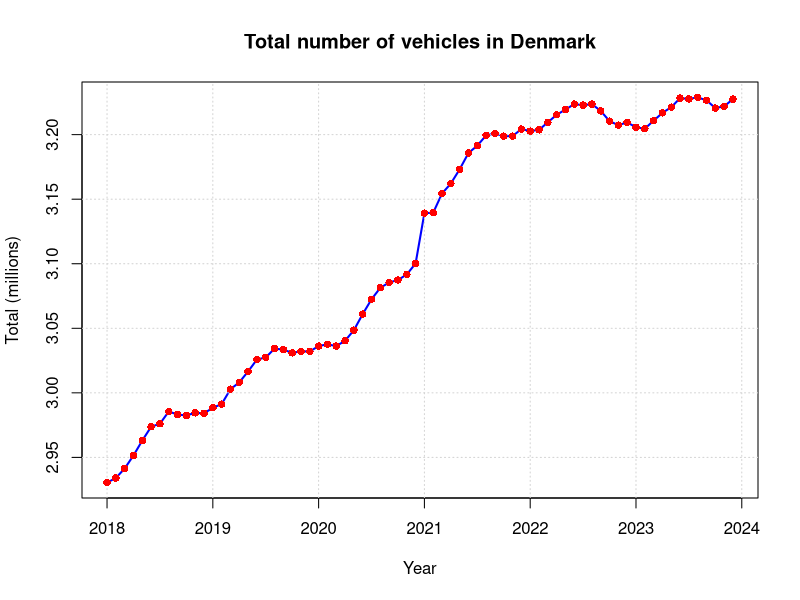
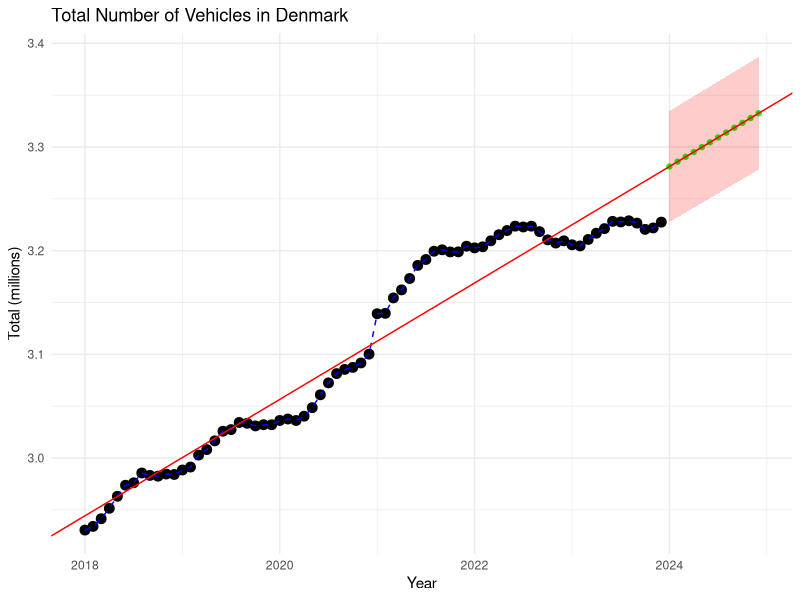
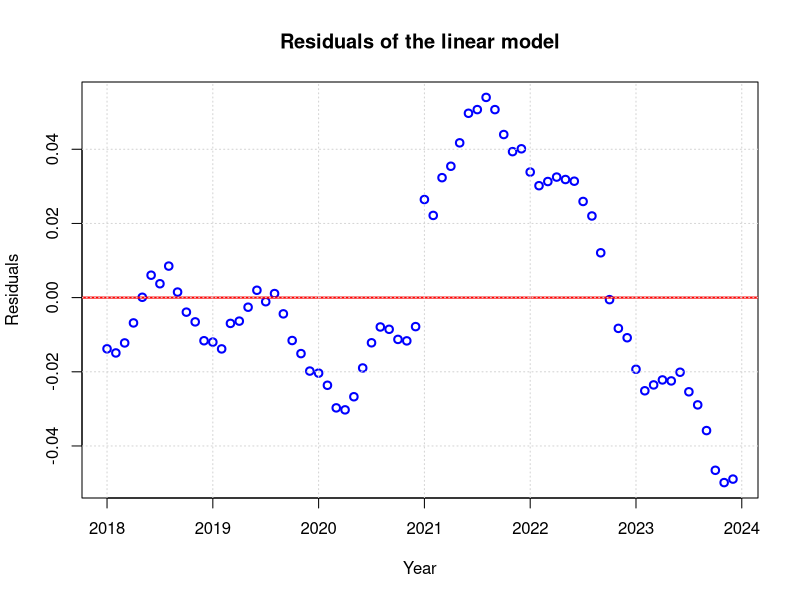
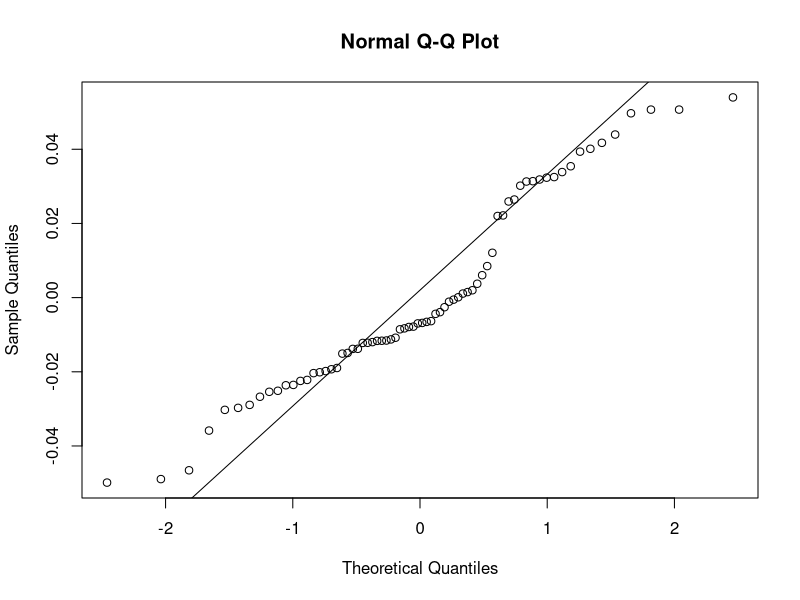
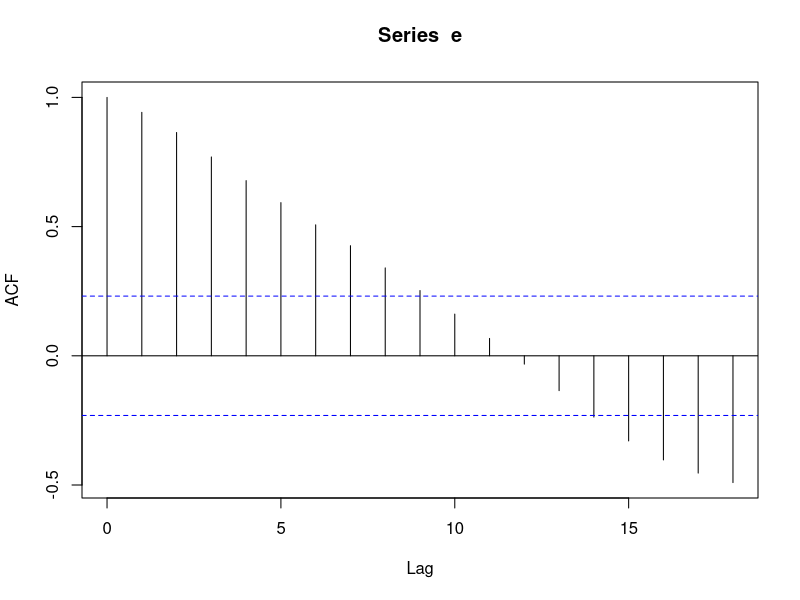
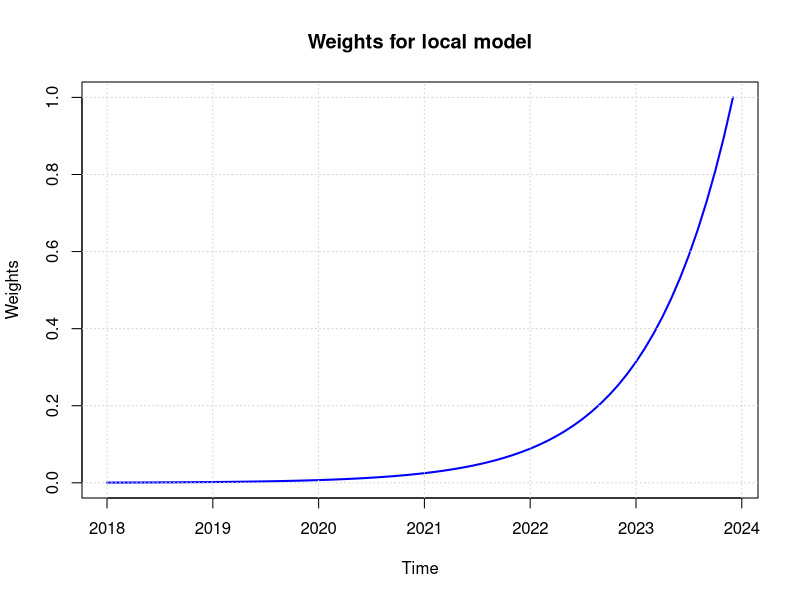
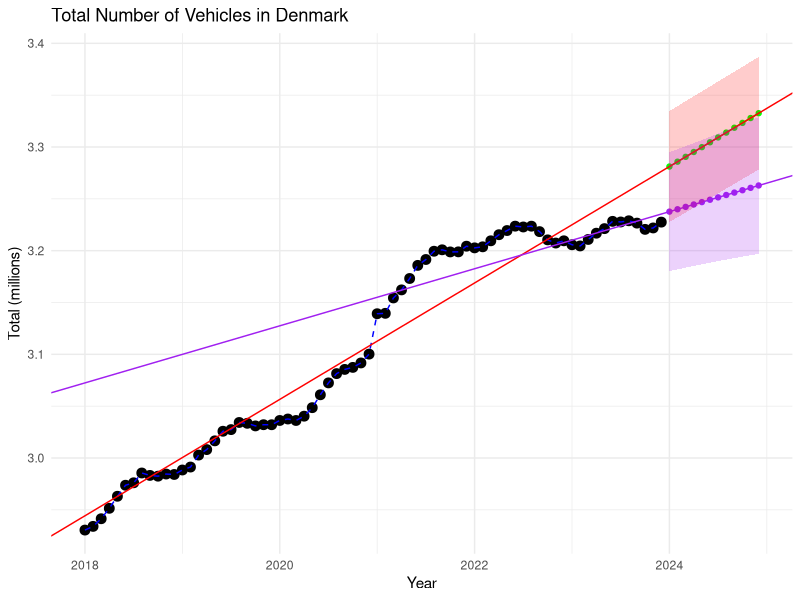
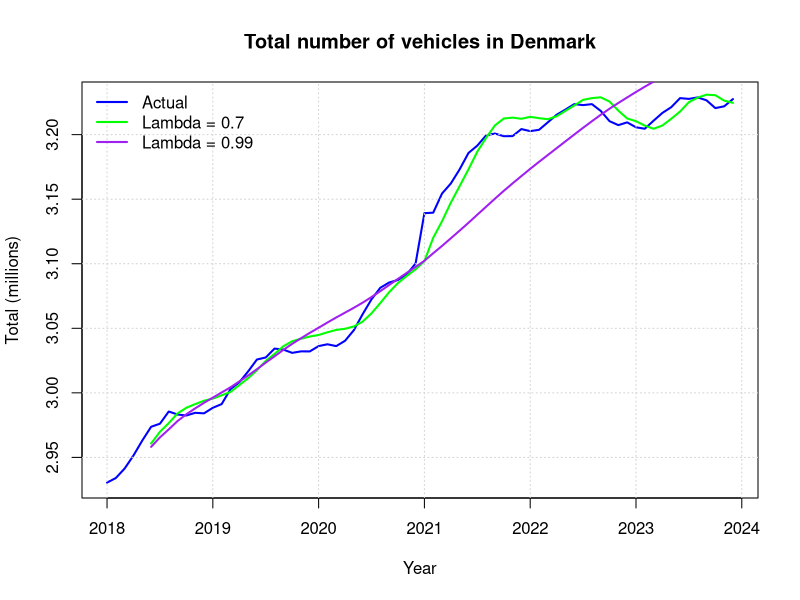

Source code (R) for these figures, in order:
### Read training data
# ! Perhaps you need to set the working directory!?
# setwd("/home/pbac/g/course02417/2025/assignment1")

# setwd("C:/Users/sofie/OneDrive/Time Series Analysis/02147")
D <- read.csv("DST_BIL54.csv")
str(D)

# See the help
?strftime
D$time <- as.POSIXct(paste0(D$time, "-01"), "%Y-%m-%d", tz = "UTC")
D$time
class(D$time)

## Year to month for each of them
D$year <- 1900 + as.POSIXlt(D$time)$year + as.POSIXlt(D$time)$mon / 12

## Make the output variable a floating point (i.e.\ decimal number)
D$total <- as.numeric(D$total) / 1E6

## Divide intro train and test set
teststart <- as.POSIXct("2024-01-01", tz = "UTC")
Dtrain <- D[D$time < teststart, ]
Dtest <- D[D$time >= teststart, ]


################################################
# 1 Plot data
################################################


# 1.1 Make an array with train set with the year + month/12
x <- 1900 + as.POSIXlt(Dtrain$time)$year + as.POSIXlt(Dtrain$time)$mon / 12

# plot dtotal with x
plot(x, Dtrain$total, xlab = "Year", ylab = "Total (millions)", main = "Total number of vehicles in Denmark", type = "l", col = "blue", lwd = 2)
grid() # Add grid lines
points(x, Dtrain$total, pch = 16, col = "red") # Add points to the plot


################################################
# 2 Linear Trend model
################################################

# 2.2 Fit a linear model
fit <- lm(Dtrain$total ~ x)
summary(fit)
# Plot the estimated mean as a line with the observations as points



# 2.3 Forecast for next 12 months
xnew <- 1900 + as.POSIXlt(Dtest$time)$year + as.POSIXlt(Dtest$time)$mon / 12
pred <- predict(fit, data.frame(x = xnew))

# prediction interval
pred_int <- predict(fit, data.frame(x = xnew), interval = "prediction")
lwr <- pred_int[, 2]
upr <- pred_int[, 3]


# 2.4 Plot the forecast

library(ggplot2)

# Create a dataframe for the observations (training data)
df_train <- data.frame(Year = x, Total = Dtrain$total, Type = "Observed")

# Create a dataframe for the predictions
df_pred <- data.frame(Year = xnew, Total = pred, Type = "Predicted")

# Plot
ggplot(data = df_train, aes(x = Year, y = Total)) +
  geom_point(size = 3) +
  geom_point(data = df_pred, aes(x = Year, y = Total), color = "green") + # Points for both observed and predicted values
  geom_line(data = df_train, aes(x = Year, y = Total), color = "blue", linetype = "dashed") + # Line for observed data
  geom_line(data = df_pred, aes(x = Year, y = Total), color = "green") + # Line for predicted data
  geom_abline(intercept = coef(fit)[1], slope = coef(fit)[2], color = "red") + # line for fit
  geom_ribbon(data = df_pred, aes(x = Year, ymin = lwr, ymax = upr), fill = "red", alpha = 0.2) +
  labs(
    title = "Total Number of Vehicles in Denmark",
    x = "Year", y = "Total (millions)"
  ) +
  # scale_color_manual(values = c("Observed" = "blue", "Predicted" = "green")) +
  theme_minimal()

# 2.5 Investigate the residuals of the model. Are the model assumptions fulfilled?

# Residuals
e <- fit$residuals

# Plot residuals
plot(x, e, xlab = "Year", ylab = "Residuals", main = "Residuals of the linear model", type = "p", col = "blue", lwd = 2)
abline(h = 0, col = "red", lwd = 2) # Add a horizontal line at 0
grid() # Add grid lines

# qq plot of residuals:
qqnorm(e)
qqline(e)

# ACF plot of residuals
acf(e)

# Assumptions
# - No correlation between residuals (ACF plot)
# - Constant variance of residuals (plot of residuals)
# - Normally distributed residuals (qq plot of residuals)


################################################
# WLS - Local Linear trend model
################################################

# 3.1. Describe the variance-covariance matrix  for the local model and compare it to the variance-covariance matrix of the corresponding global model

# Variance-covariance matrix of global model

# X is the "design matrix"
X <- cbind(1, x)
print(X)

n <- length(e) # number of samples
p <- 2 # Number of parameters


# calculate sum of squared residuals:
RSS <- sum(e^2)

# calculate sigma^2:
sigma2 <- as.numeric(RSS / (n - p))

diag(sigma2, n, n)

# calculate variance-covariance matrix of _parameters_:
V <- sigma2 * solve(t(X) %*% X)
print(V)

# the variances of the parameters are the values in the diagonal:
diag(V)

# and the standard errors are given by:
sqrt(diag(V))

# Variance-covariance matrix of local model
lambda <- 0.9
weights <- lambda^((n - 1):0)

SIGMA <- diag(n)
diag(SIGMA) <- 1 / weights
W <- diag(weights)

V_local <- sigma2 * solve(t(X) %*% W %*% X)


# Conclusion
# Global variance-covariance matrix:
V
# Local variance-covariance matrix:
V_local


# 3.2 plot the weights vs. time
plot(x, weights, type = "l", xlab = "Time", ylab = "Weights", main = "Weights for local model", col = "blue", lwd = 2)
grid() # Add grid lines

# 3.3 Sum of all lambda weights
sum(weights)

# Sum of weights in OLS model
# 72 (because we have 72 observations all with weight 1)

# 3.4 Estimate and present theta_hat1 and theta_hat2 for the local model with lambda = 0.9

theta_hat <- solve(t(X) %*% W %*% X) %*% t(X) %*% W %*% Dtrain$total
theta_hat

# 3.5. Make a forecast for the next 12 months - i.e., compute predicted values corresponding to the WLS model with λ = 0.9

Xnew <- cbind(1, xnew)
print(Xnew)
pred_local <- Xnew %*% theta_hat

Vmatrix_pred_local <- sigma2 * (1 + (Xnew %*% solve(t(X) %*% solve(SIGMA) %*% X)) %*% t(Xnew))

# prediction interval
y_pred_lwr_wls <- pred_local - qt(0.975, df = n - 1) * sqrt(diag(Vmatrix_pred_local))
y_pred_upr_wls <- pred_local + qt(0.975, df = n - 1) * sqrt(diag(Vmatrix_pred_local))

# Create a dataframe for the predictions
df_pred_local <- data.frame(Year = xnew, Total = pred_local, Type = "Predicted")

# Plot
ggplot(data = df_train, aes(x = Year, y = Total)) +
  geom_point(size = 3) +
  geom_point(data = df_pred, aes(x = Year, y = Total), color = "green") + # Points for predicted values
  geom_point(data = df_pred_local, aes(x = Year, y = Total), color = "purple") + # Points predicted values
  geom_line(data = df_train, aes(x = Year, y = Total), color = "blue", linetype = "dashed") + # Line for observed data
  geom_line(data = df_pred, aes(x = Year, y = Total), color = "green") + # Line for predicted data
  geom_abline(intercept = coef(fit)[1], slope = coef(fit)[2], color = "red") + # line for fit
  geom_abline(intercept = theta_hat[1], slope = theta_hat[2], color = "purple") + # line for local fit
  geom_ribbon(data = df_pred, aes(x = Year, ymin = lwr, ymax = upr), fill = "red", alpha = 0.2) +
  geom_ribbon(data = df_pred_local, aes(x = Year, ymin = y_pred_lwr_wls, ymax = y_pred_upr_wls), fill = "purple", alpha = 0.2) +
  labs(
    title = "Total Number of Vehicles in Denmark",
    x = "Year", y = "Total (millions)"
  ) +
  # scale_color_manual(values = c("Observed" = "blue", "Predicted" = "green")) +
  theme_minimal()

################################################
# RLS - Recursive least squares
################################################

# 4.1 On paper

# 4.2
# Implement the update equations in a for-loop in a computer. Calculate the theta_hat_t up to time t = 3.

p = 2
n = 3

R <- diag(2) * 0.1  # Ensures initial invertibility
Theta <- matrix(0, nrow = n, ncol = p)  # Placeholder for parameter estimates
Theta_0 <- c(0, 0)

for (t in 1:n) {
  xvals <- X[t, ]
  y <- Dtrain$total[t]

  if(t==1){
    R <- R + xvals %*% t(xvals)
    Theta[t, ] <- Theta_0 + solve(R) %*% xvals %*% (y - t(xvals) %*% Theta_0)

  }
  else{

  # Compute R and update with forgetting factor
  R <- R + xvals %*% t(xvals)

  # Update Theta
  Theta[t, ] <- Theta[t-1, ] + solve(R) %*% xvals %*% (y - t(xvals) %*% Theta[t-1, ])
}
}

Theta

# 4.3
# Calculate the estimates of ˆθ_N and compare them to the OLS estimates of θ, are they close? Can
# you find a way to decrease the difference by modifying some initial values and explain why initial
# values are important to get right?

RLS <- function(X, target, p = 2, Theta_0 = c(0, 0)) {

  n = length(X[,1])

  R <- diag(2) * 0.1  # Ensures initial invertibility
  Theta <- matrix(0, nrow = n, ncol = p)  # Placeholder for parameter estimates

  for (t in 1:n) {
    xvals <- X[t, ]
    y <- target[t]

    if(t == 1){
      R <- R + xvals %*% t(xvals)

      Theta[t, ] <- Theta_0 + solve(R) %*% xvals %*% (y - t(xvals) %*% Theta_0)

  }
    else{

    # Compute R and update with forgetting factor
    R <- R + xvals %*% t(xvals)

    # Update Theta
    Theta[t, ] <- Theta[t-1, ] + solve(R) %*% xvals %*% (y - t(xvals) %*% Theta[t-1, ])
}

}

return(Theta)

}

RLS(X, Dtrain$total, p = 2, Theta_0 = c(-110, 0))
coef(fit)

# Note: Man skal være obs på intercept, hvis man vil prøve at ramme noget der minder om den globale OLS


# 4.4
# Implement the RLS algorithm with a forgetting factor λ = 0.99 and λ = 0.7. Calculate the estimates of ˆθ_N for both values of λ.

RLS_lambda <- function(X, target, p = 2, Theta_0 = c(0, 0), lambda = 0.99) {

  n = length(X[,1])

  R <- diag(2) * 0.1  # Ensures initial invertibility
  Theta <- matrix(0, nrow = n, ncol = p)  # Placeholder for parameter estimates

  for (t in 1:n) {
    xvals <- X[t, ]
    y <- target[t]

    if(t == 1){
      R <- lambda * R + xvals %*% t(xvals)

      Theta[t, ] <- Theta_0 + solve(R) %*% xvals %*% (y - t(xvals) %*% Theta_0)

  }
    else{

    # Compute R and update with forgetting factor
    R <- lambda * R + xvals %*% t(xvals)

    # Update Theta
    Theta[t, ] <- Theta[t-1, ] + solve(R) %*% xvals %*% (y - t(xvals) %*% Theta[t-1, ])
}

}

return(Theta)

}

RLS_lambda(X, Dtrain$total, p = 2, Theta_0 = c(-110, 0), lambda = 0.99)
RLS_lambda(X, Dtrain$total, p = 2, Theta_0 = c(-110, 0), lambda = 0.7)

# Compare with WLS estimates

# 4.5
# Make one step-ahead predictions
n <- length(X[, 1])

# Prediction for lambda = 0.7
OneStepPred_1 <- matrix(NA, nrow = n)
Theta_1 <- RLS_lambda(X, Dtrain$total, p = 2, Theta_0 = c(-110, 0), lambda = 0.7)
for (t in 5:(n - 1)) {
  OneStepPred_1[t + 1] <- X[t + 1, ] %*% Theta_1[t, ]
}


# Prediction for lambda = 0.99
OneStepPred_2 <- matrix(NA, nrow = n)
Theta_2 <- RLS_lambda(X, Dtrain$total, p = 2, Theta_0 = c(-110, 0), lambda = 0.99)
for (t in 5:(n - 1)) {
  OneStepPred_2[t + 1] <- X[t + 1, ] %*% Theta_2[t, ]
}


# Plot actual total number of vehicles
plot(x, Dtrain$total, xlab = "Year", ylab = "Total (millions)", 
     main = "Total number of vehicles in Denmark", type = "l", 
     col = "blue", lwd = 2)

# Add grid lines
grid()

# Add predictions
lines(x, as.vector(OneStepPred_1), col = "green", lwd = 2)
lines(x, as.vector(OneStepPred_2), col = "purple", lwd = 2)

# Add a legend
legend("topleft", legend = c("Actual", "Lambda = 0.7", "Lambda = 0.99"),
       col = c("blue", "green", "purple"), lwd = 2, bty = "n")


# Calculate OneStepAhead residuals
OneStepRes_1 <- Dtrain$total[5:(n - 1)] - as.vector(OneStepPred_1[5:(n - 1)])
OneStepRes_2 <- Dtrain$total[5:(n - 1)] - as.vector(OneStepPred_2[5:(n - 1)])

# Plot residuals
plot(x[5:(n - 1)], OneStepRes_1, xlab = "Year", ylab = "Residuals", 
     main = "One-step-ahead residuals for lambda = 0.7", type = "p", 
     col = "blue", lwd = 2)


plot(x[5:(n - 1)], OneStepRes_2, xlab = "Year", ylab = "Residuals",
     main = "One-step-ahead residuals for lambda = 0.99", type = "p",
     col = "blue", lwd = 2)

# Note: Ligner random residuals med forgetting faktor, men der er et mønster i residuals når der ikke er


# 4.6
# Optimize the forgetting for the horizons k = 1, . . . , 12. First calculate the k-step residuals
# then calculate the k-step Root Mean Square Error (RMSE)
# Do this for a sequence of λ values (e.g. 0.5,0.51,. . . ,0.99) and make a plot.
# Comment on: Is there a pattern and how would you choose an optimal value of λ? Would you
# let λ depend on the horizon?

compute_k_step_rmse <- function(X, y, k_values, lambda_values) {
  results <- expand.grid(lambda = lambda_values, k = k_values)
  results$RMSE <- NA

  for (i in seq_along(lambda_values)) {
    lambda <- lambda_values[i]
    
    # Apply RLS
    Theta <- RLS_lambda(X, y, p = 2, Theta_0 = c(-110, 0), lambda = lambda)
    
    for (k in k_values) {
      # k-step-ahead predictions
      n <- length(y)
      OneStepPred <- rep(NA, n)
      
      for (t in (k + 1):n) {
        OneStepPred[t] <- sum(X[t, ] * Theta[t - k, ])  # Forecast k steps ahead
      }
      
      # Compute residuals
      residuals <- y - OneStepPred
      rmse <- sqrt(mean(residuals[(k + 1):n]^2, na.rm = TRUE))
      
      # Store RMSE
      results$RMSE[results$lambda == lambda & results$k == k] <- rmse
    }
  }
  
  return(results)
}

lambda_values <- seq(0.5, 0.99, by = 0.01)
k_values <- 1:12  # Forecast horizons

# Compute RMSE for each (lambda, k)
rmse_results <- compute_k_step_rmse(X, Dtrain$total, k_values, lambda_values)
rmse_results

library(ggplot2)
ggplot(rmse_results, aes(x = lambda, y = RMSE, color = as.factor(k))) +
  geom_line(size = 1) +
  labs(title = "RMSE vs. Forgetting Factor (λ) for Different Horizons",
       x = "Forgetting Factor (λ)", y = "Root Mean Square Error (RMSE)", 
       color = "Forecast Horizon (k)") +
  theme_minimal()

# Note: Jo længere forecast horizon, jo større lambda værdi, altså mindre forgetting factor og omvendt for en kort prediction horizon
# Men mere præcis med kort horizon generelt

# For each k, the RMSE is minimized for a different value of λ, make a list of the optimal λ for each k from 1-12
for(i in k_values){
  print(rmse_results[rmse_results$k == i,][which.min(rmse_results[rmse_results$k == i,]$RMSE),])
}

# Define optimal lambda values for different horizons (k)
opt_lambda <- c(0.5, 0.5, 0.58, 0.59, 0.59, 0.58, 0.74, 0.74, 0.75, 0.99, 0.99, 0.99)

# Number of observations
n <- length(Dtrain$total)

# Initialize a dataframe to store k-step predictions
PredictionMatrix <- data.frame(Year = x, Actual = Dtrain$total)

# Loop through different forecast horizons
for (i in seq_along(k_values)) {  
  k <- k_values[i]  # Forecast horizon
  lambda_k <- opt_lambda[i]  # Optimal lambda for this horizon
  
  # Apply RLS with optimal lambda
  Theta <- RLS_lambda(X, Dtrain$total, p = 2, Theta_0 = c(-110, 0), lambda = lambda_k)
  
  # Initialize predictions for this horizon
  OneStepPred <- rep(NA, n)
  
  # Compute k-step-ahead predictions
  for (t in (k + 1):n) {
    OneStepPred[t] <- sum(X[t, ] * Theta[t - 1, ])  
  }
  
  # Store predictions in dataframe
  PredictionMatrix[[paste0("k_", k, "_step")]] <- OneStepPred
  
  # Print progress
  print(paste("Stored predictions for Horizon k =", k, "with λ =", lambda_k))
}

# Display the stored predictions
head(PredictionMatrix)

